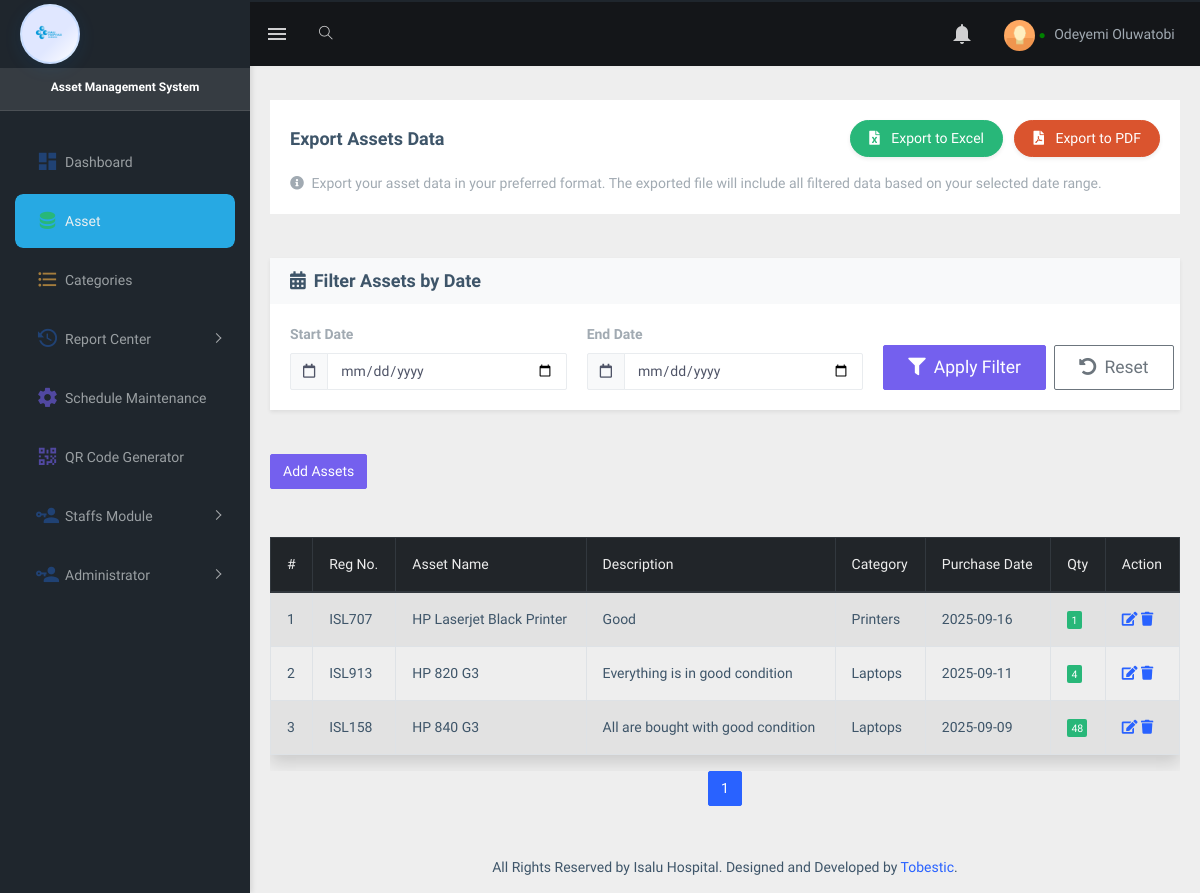
The app's page /admindashboard/assets.php (signed in), older data.
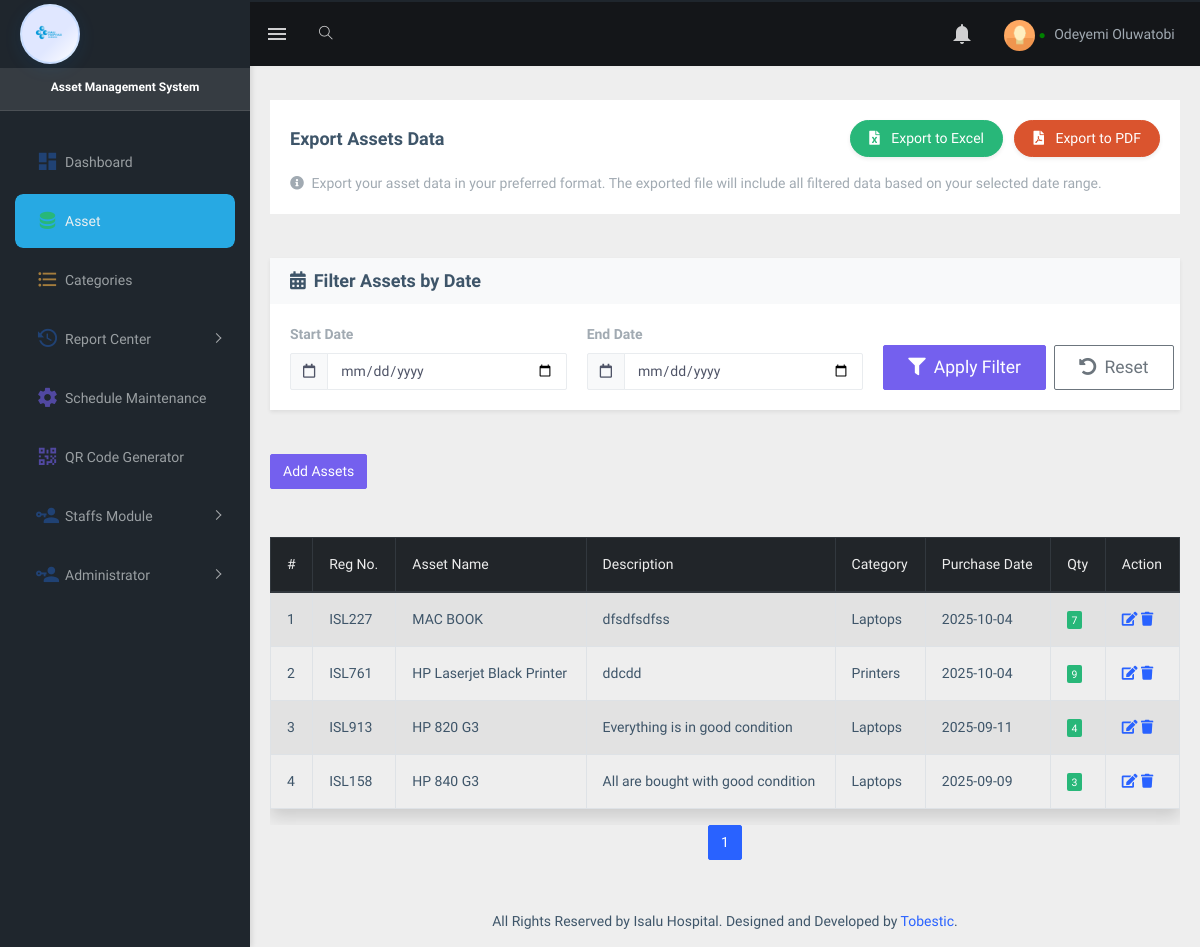
The same page, newer data.
### tables this page shows
CREATE TABLE `asset_table` (
  `id` int(11) NOT NULL,
  `reg_no` varchar(30) NOT NULL,
  `asset_name` varchar(200) NOT NULL,
  `description` varchar(250) NOT NULL,
  `quantity` varchar(20) NOT NULL,
  `category` varchar(30) NOT NULL,
  `dateofpurchase` varchar(30) NOT NULL
);

### admindashboard/assetfolder/assetlisttable.php (the view, shortened to what this page needs)
<?php
require_once dirname(__FILE__) . "/../include/config.php";
$items_per_page = 7;
$page = isset($_GET['page']) ? (int)$_GET['page'] : 1;
$offset = ($page - 1) * $items_per_page;
$where_clause = "WHERE 1=1";
try {
    $total_sql = "SELECT COUNT(*) AS total FROM asset_table $where_clause";
    $total_stmt = $conn->prepare($total_sql);
    $total_stmt->execute();
    $total_row = $total_stmt->fetch(PDO::FETCH_ASSOC);
    $total_items = $total_row['total'];
    $total_pages = ceil($total_items / $items_per_page);
    $sql = "SELECT *, DATE_FORMAT(dateofpurchase, '%Y-%m-%d') as dateofpurchase
            FROM asset_table $where_clause
            ORDER BY dateofpurchase DESC
            LIMIT :offset, :limit";
    $stmt = $conn->prepare($sql);
    $stmt->bindValue(':offset', $offset, PDO::PARAM_INT);
    $stmt->bindValue(':limit', $items_per_page, PDO::PARAM_INT);
    $stmt->execute();
} catch (PDOException $e) {
    logError("Database error in assetlisttable.php: " . $e->getMessage() .
            "\nSQL Query: " . (isset($sql) ? $sql : $total_sql) .
            "\nParameters: offset=" . $offset . ", limit=" . $items_per_page);
    $total_items = 0;
    $total_pages = 1;
}
?>
<div class="row mt-5">
    <div class="col-md-12 col-lg-12 col-xlg-3">
        <div class="table-responsive">
            <table class="table shadow table-striped table-bordered table-hover">
                <thead class="thead-dark">
                    <tr>
                        <th scope="col">#</th>
                        <th scope="col">Reg No.</th>
                        <th scope="col">Asset Name</th>
                        <th scope="col">Description</th>
                        <th scope="col">Category</th>
                        <th scope="col">Purchase Date</th>
                        <th scope="col">Qty</th>
                        <th scope="col">Action</th>
                    </tr>
                </thead>                <tbody>
                    <?php
                    $s = $offset + 1;
                    while ($row = $stmt->fetch(PDO::FETCH_ASSOC)) {
                        $id = htmlspecialchars($row['id']);
                        $reg_no = htmlspecialchars($row['reg_no']);
                        $asset_name = htmlspecialchars($row['asset_name']);
                        $description = htmlspecialchars($row['description']);
                        $category = htmlspecialchars($row['category']);
                        $dateofpurchase = htmlspecialchars($row['dateofpurchase']);
                        $quantity = (int)$row['quantity'];
                        ?>
                        <tr>
                            <th scope="row"><?php echo $s++; ?></th>
                            <td><?php echo $reg_no; ?></td>
                            <td><?php echo $asset_name; ?></td>
                            <td><?php echo $description; ?></td>
                            <td><?php echo $category; ?></td>
                            <td><?php echo $dateofpurchase; ?></td>
                            <td>
                                <?php if ($quantity == 0): ?>
                                    <span class="badge badge-danger">Not Available</span>
                                <?php else: ?>
                                    <span class="badge badge-success"><?php echo $quantity; ?></span>
                                <?php endif; ?>
                            </td>
                            <td>
                                <a href="assetfolder/editasset.php?id=<?php echo $id; ?>"><i class="fa fa-edit"></i></a>
                                <a href="assetfolder/deleteasset.php?id=<?php echo $id; ?>"><i class="fa fa-trash"></i></a>
                            </td>
                        </tr>
                    <?php
                    }
                    ?>
                </tbody>
            </table>
        </div>
        <nav aria-label="Page navigation">
            <ul class="pagination justify-content-center">                <?php
                $date_params = '';
                ?>
                <?php for ($i = 1; $i <= $total_pages; $i++): ?>
                    <li class="page-item <?php echo ($i == $page) ? 'active' : ''; ?>">
                        <a class="page-link" href="?page=<?php echo $i . $date_params; ?>"><?php echo $i; ?></a>
                    </li>
                <?php endfor; ?>
            </ul>
        </nav>
    </div>
</div>

Row changes from the older to the newer data that the page shows:
removed asset_table: reg_no "ISL707", asset_name "HP Laserjet Black Printer", description "Good", category "Printers", dateofpurchase "2025-09-16", quantity "1"
added asset_table: reg_no "ISL227", asset_name "MAC BOOK", description "dfsdfsdfss", category "Laptops", dateofpurchase "2025-10-04", quantity "7"
added asset_table: reg_no "ISL761", asset_name "HP Laserjet Black Printer", description "ddcdd", category "Printers", dateofpurchase "2025-10-04", quantity "9"
changed asset_table "ISL158": quantity "48" → "3"
